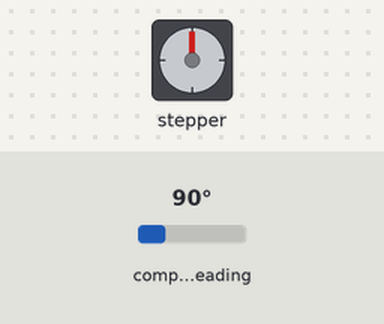
Bench run of a sketch on a simulated ESP32. On the bench: stepper motor. The inputs (shaded band) are chosen by the test bench; at power-on: compass heading 90°. Stepper angles assume 200 steps per turn; what the sketch prints to the serial monitor is not drawn.

Above: at 0.1 s.
At 1.32 s:
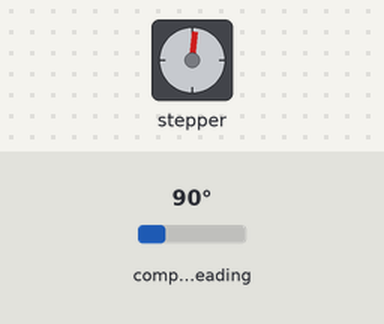
At 2.55 s:
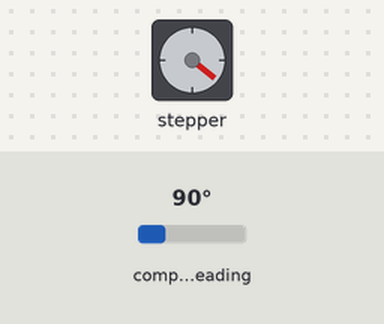
At 4.07 s:
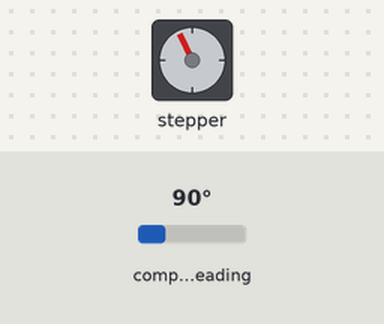
Timing chart, 0 to 5.9 s (numbered marks = the images above):
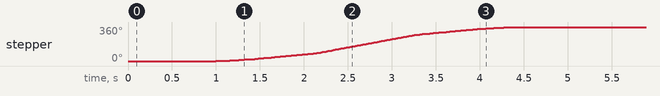

Measured:
- by itself, stepper: turns 360° clockwise in 3.4 s

The sketch:

stepper_and_as5600_encoder.ino
```cpp
#include <Wire.h>
#include <AS5600.h>

#include <AccelStepper.h>


AS5600 as5600(&Wire);
#define SDA 21
#define SCL 22


#define stepPin 33
#define dirPin 25


AccelStepper stepper1(1,stepPin, dirPin);

void setup() {
  // put your setup code here, to run once:
  stepper1.setMaxSpeed(200); // stepper1.setMaxSpeed(200) // if the stepper driver is in full step mode this means the max is 200 steps per second.
  stepper1.setAcceleration(100); //100 steps per second square.
  stepper1.moveTo(200);


  Serial.begin(115200);
  Wire.setPins(SDA, SCL);
  Wire.begin();


  as5600.begin();  //  set direction pin.
  as5600.setDirection(AS5600_CLOCK_WISE);
  Serial.print("Connect device 1: ");
  Serial.println(as5600.isConnected() ? "true" : "false");
  delay(1000);


}

void loop() {
  // put your main code here, to run repeatedly:
  stepper1.run();
  Serial.print("Sensor 1: ");
  Serial.println(as5600.readAngle());
  delay(10);

}
```
